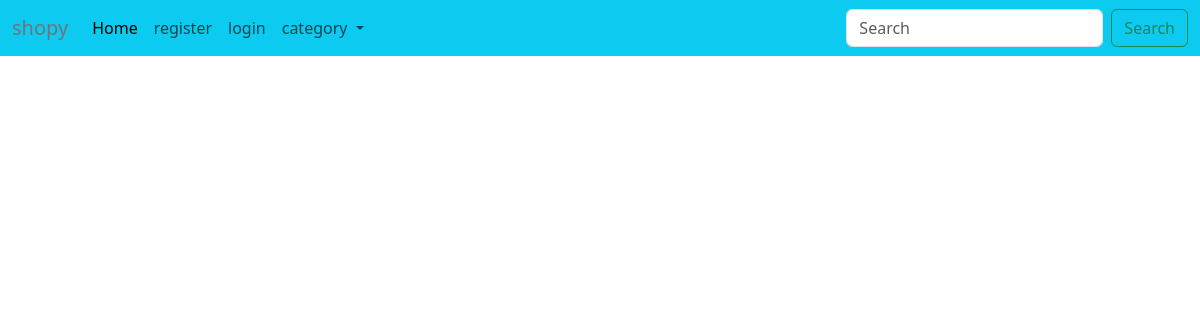
The app's page /?q=acessories, older data.
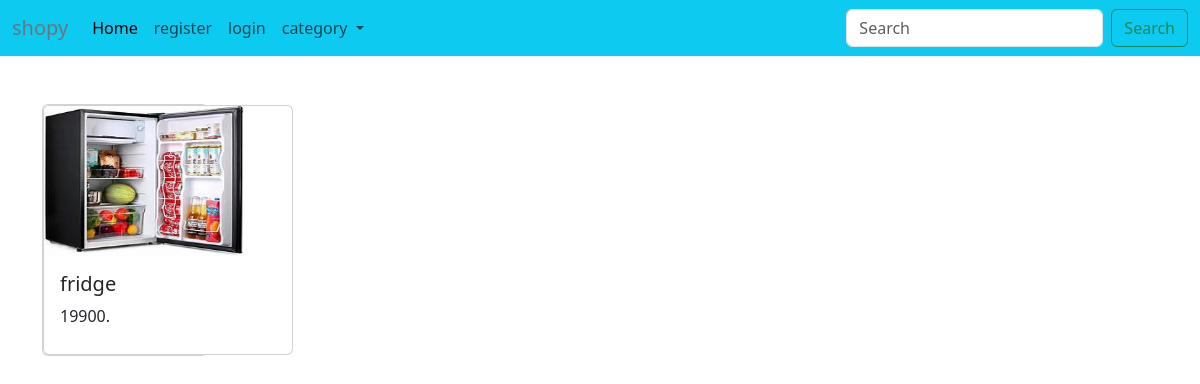
The same page, newer data.
### app1/models.py (models this page shows, shortened)
class product(models.Model):
    name=models.CharField( max_length=50)
    desc=models.TextField()
    price=models.IntegerField()
    image=models.ImageField(upload_to='images',default='image not available')
    categ=models.ForeignKey('category',on_delete=models.CASCADE)
    created=models.DateTimeField(auto_now=True)
    class Meta:
        ordering=['-created']

### app1/views.py (the view)
# urls.py: path('',views.index,name='index'),
def index(request):
    q=request.GET.get('q') if request.GET.get('q') != None else ''
    obj=product.objects.filter(categ__name__icontains=q)
    data=category.objects.all()
    context={'obj':obj,'data':data}
    return render(request,'index.html',context)

### app1/templates/index.html (shortened to what this page needs)
<!DOCTYPE html>
<html lang="en">
  <head>
    <link
      href="https://cdn.jsdelivr.net/npm/bootstrap@5.3.2/dist/css/bootstrap.min.css"
      rel="stylesheet"
    />
  </head>
  <body><nav class="navbar navbar-expand-lg text-white bg-info">
    <div class="container-fluid">
      <a class="navbar-brand text-secondary" href="{% url 'index' %}">shopy</a>
      <div class="collapse navbar-collapse" id="navbarSupportedContent">
        <ul class="navbar-nav me-auto mb-2 mb-lg-0">
          <li class="nav-item">
            <a class="nav-link active" aria-current="page" href="{% url 'index' %}">Home</a>
          </li>
          <li class="nav-item">
            <a class="nav-link" href="{% url 'register' %}">register</a>
          </li>
          <li class="nav-item">
            <a class="nav-link " aria-disabled="true" href="{% url 'login' %}">login</a>
          </li>
          <li class="nav-item dropdown">
            <a class="nav-link dropdown-toggle" href="#" role="button" data-bs-toggle="dropdown" aria-expanded="false">
              category
            </a>
          </li>
        </ul>
        <form class="d-flex"  action="search">
          <input class="form-control me-2" type="search" placeholder="Search" name="searching">
          <button class="btn btn-outline-success" type="submit">Search</button>
        </form>
      </div>
    </div>
  </nav>
  <div class="container">
    <div class="row">
      {% for i in obj  %}
      <div class="col-sm-6 col-md-4 col-lg-2">
        <div class="card"><div class="card" style="width: 250px; height: 250px;">
          <img src="{{i.image.url}}" class="card-img-top" alt="..." style="height: 150px; width: 200px;">
          <div class="card-body">
            <h5 class="card-title" style="width: auto;">{{i.name}}</h5>
            <p class="card-text">{{i.price}}.</p>
          </div>
        </div></div>
      </div>
      {% endfor %}
    </div>
  </div>
  </body>
</html>

Row changes from the older to the newer data that the page shows:
added product: image (picture), name "fridge", price "19900"
